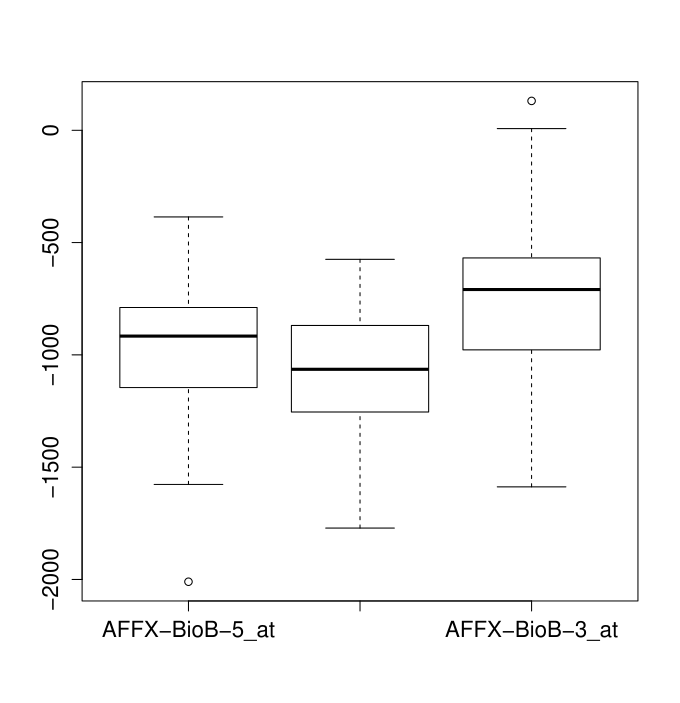

The R source for this figure:
library(hddplot)

data(Golub)
data(golubInfo)


#  running test files from the hddplot package

golub.trans = t(Golub)
golub.exprs.pheno = cbind(golubInfo, golub.trans)
golub.exprs.pheno.subtable = golub.exprs.pheno[1:5,]

boxplot(golub.exprs.pheno[,7:9])
